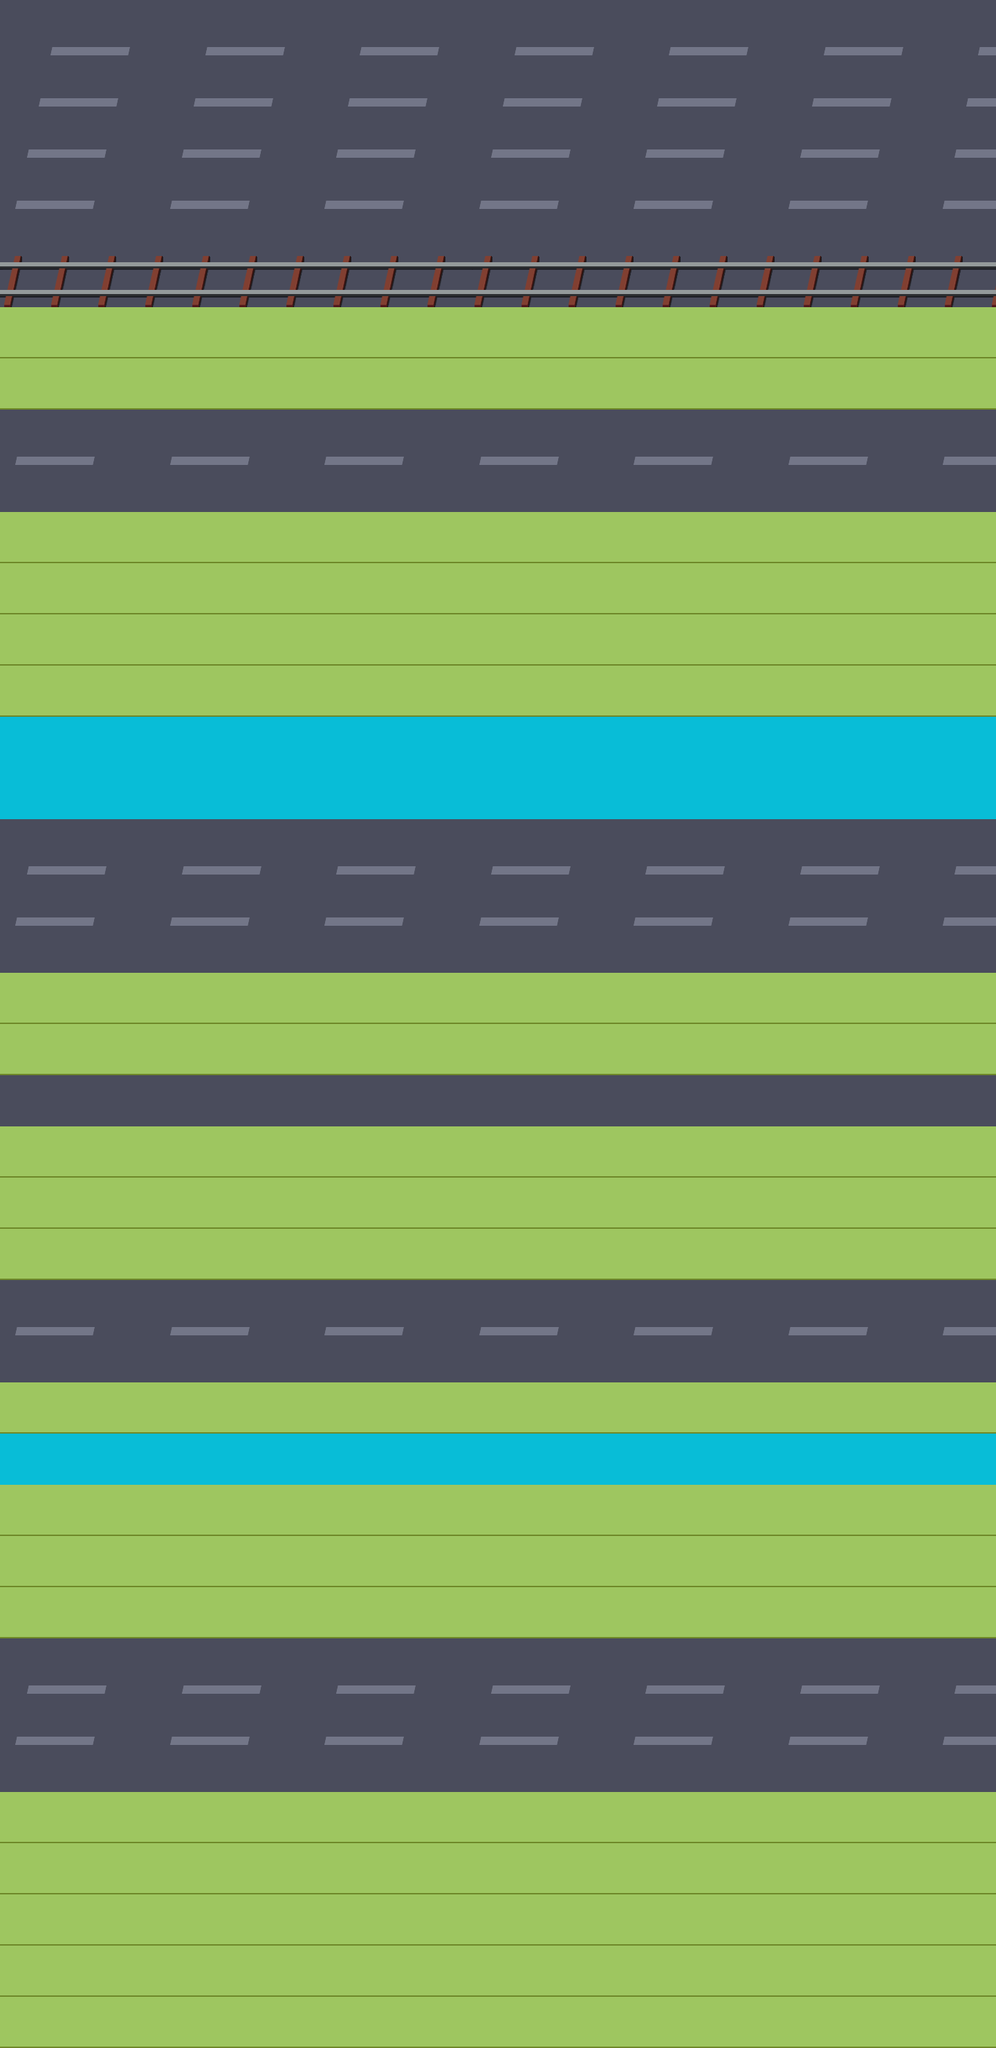

A 2D game scene composited from a Tiled map and its tileset images. What follows is a short description and the map's XML, with each tile layer's data collapsed to a summary:
An orthogonal 18x40 tile map with 80x74 px tiles, 1 tile layer (main), 2 hidden layers not drawn, 2 tilesets and 71 objects.

<map version="1.0" tiledversion="1.1.4" orientation="orthogonal" renderorder="right-down" width="18" height="40" tilewidth="80" tileheight="74" infinite="0" nextobjectid="181">
 <tileset firstgid="1" name="road" tilewidth="80" tileheight="74" tilecount="360" columns="18">
  <image source="road.png" width="1508" height="1480" />
 </tileset>
 <tileset firstgid="361" name="sup" tilewidth="80" tileheight="74" tilecount="84" columns="7">
  <image source="sup.png" width="560" height="888" />
 </tileset>
 <layer name="main" width="18" height="40" opacity="0.9">
  <data>[720 cells, 720 non-empty, 252 distinct tile ids]</data>
 </layer>
 <layer name="pro" width="18" height="40" visible="0">
  <data>[720 cells, 0 non-empty, 0 distinct tile ids]</data>
 </layer>
 <layer name="sup" width="18" height="40" visible="0">
  <data>[720 cells, 113 non-empty, 36 distinct tile ids]</data>
 </layer>
 <objectgroup name="car">
  <object id="13" x="1430" y="111">
   <properties>
    <property name="direction" value="1" />
    <property name="interval" value="5" />
    <property name="speed" value="2" />
    <property name="type" value="2" />
   </properties>
   <point />
  </object>
  <object id="14" x="10" y="703">
   <properties>
    <property name="direction" value="2" />
    <property name="interval" value="4" />
    <property name="speed" value="3" />
    <property name="type" value="2" />
   </properties>
   <point />
  </object>
  <object id="15" x="12.6667" y="333">
   <properties>
    <property name="direction" value="2" />
    <property name="interval" value="4" />
    <property name="speed" value="3" />
    <property name="type" value="2" />
   </properties>
   <point />
  </object>
  <object id="17" x="10" y="1369">
   <properties>
    <property name="direction" value="2" />
    <property name="interval" value="4" />
    <property name="speed" value="3" />
    <property name="type" value="1" />
   </properties>
   <point />
  </object>
  <object id="18" x="10" y="1295">
   <properties>
    <property name="direction" value="2" />
    <property name="interval" value="4" />
    <property name="speed" value="2.2" />
    <property name="type" value="1" />
   </properties>
   <point />
  </object>
  <object id="19" x="10" y="1591">
   <properties>
    <property name="direction" value="2" />
    <property name="interval" value="4" />
    <property name="speed" value="3" />
    <property name="type" value="1" />
   </properties>
   <point />
  </object>
  <object id="20" x="10" y="1887">
   <properties>
    <property name="direction" value="2" />
    <property name="interval" value="4" />
    <property name="speed" value="3" />
    <property name="type" value="2" />
   </properties>
   <point />
  </object>
  <object id="21" x="10" y="2405">
   <properties>
    <property name="direction" value="2" />
    <property name="interval" value="6" />
    <property name="speed" value="4" />
    <property name="type" value="1" />
   </properties>
   <point />
  </object>
  <object id="22" x="10" y="2553">
   <properties>
    <property name="direction" value="2" />
    <property name="interval" value="5" />
    <property name="speed" value="2" />
    <property name="type" value="2" />
   </properties>
   <point />
  </object>
  <object id="35" x="1430" y="37">
   <properties>
    <property name="direction" value="1" />
    <property name="interval" value="5" />
    <property name="speed" value="4" />
    <property name="type" value="2" />
   </properties>
   <point />
  </object>
  <object id="36" x="1430" y="185">
   <properties>
    <property name="direction" value="1" />
    <property name="interval" value="4" />
    <property name="speed" value="3" />
    <property name="type" value="1" />
   </properties>
   <point />
  </object>
  <object id="37" x="10" y="259">
   <properties>
    <property name="direction" value="1" />
    <property name="interval" value="5" />
    <property name="speed" value="2" />
    <property name="type" value="1" />
   </properties>
   <point />
  </object>
  <object id="38" x="1430" y="629">
   <properties>
    <property name="direction" value="1" />
    <property name="interval" value="4" />
    <property name="speed" value="3" />
    <property name="type" value="1" />
   </properties>
   <point />
  </object>
  <object id="40" x="1430" y="1221">
   <properties>
    <property name="direction" value="1" />
    <property name="interval" value="4" />
    <property name="speed" value="3" />
    <property name="type" value="1" />
   </properties>
   <point />
  </object>
  <object id="41" x="1430" y="1961">
   <properties>
    <property name="direction" value="1" />
    <property name="interval" value="4" />
    <property name="speed" value="3" />
    <property name="type" value="2" />
   </properties>
   <point />
  </object>
  <object id="43" x="1430" y="2479">
   <properties>
    <property name="direction" value="1" />
    <property name="interval" value="4" />
    <property name="speed" value="3" />
    <property name="type" value="2" />
   </properties>
   <point />
  </object>
 </objectgroup>
 <objectgroup name="items">
  <object id="161" x="560" y="2442" width="80" height="74">
   <properties>
    <property name="type" value="3" />
   </properties>
  </object>
  <object id="162" x="560" y="2664" width="80" height="74">
   <properties>
    <property name="type" value="3" />
   </properties>
  </object>
  <object id="163" x="82.0833" y="2072.33" width="238.5" height="74">
   <properties>
    <property name="direction" value="2" />
    <property name="time" value="3.8" />
    <property name="type" value="1" />
   </properties>
  </object>
  <object id="164" x="1192.87" y="1108.45" width="238.5" height="74">
   <properties>
    <property name="direction" value="1" />
    <property name="time" value="3.5" />
    <property name="type" value="1" />
   </properties>
  </object>
  <object id="165" x="320" y="1036" width="80" height="74">
   <properties>
    <property name="type" value="5" />
   </properties>
  </object>
  <object id="166" x="796" y="1038" width="80" height="74">
   <properties>
    <property name="type" value="5" />
   </properties>
  </object>
  <object id="167" x="1356" y="1040" width="80" height="74">
   <properties>
    <property name="type" value="5" />
   </properties>
  </object>
  <object id="168" x="560" y="1110">
   <properties>
    <property name="type" value="6" />
   </properties>
   <point />
  </object>
  <object id="169" x="560" y="1184">
   <properties>
    <property name="type" value="6" />
   </properties>
   <point />
  </object>
  <object id="170" x="800" y="370" width="80" height="74">
   <properties>
    <property name="type" value="4" />
   </properties>
  </object>
  <object id="173" x="800" y="2146" width="80" height="74">
   <properties>
    <property name="type" value="3" />
   </properties>
  </object>
  <object id="174" x="560" y="1628" width="80" height="74">
   <properties>
    <property name="type" value="3" />
   </properties>
  </object>
  <object id="175" x="1040" y="1258" width="80" height="74">
   <properties>
    <property name="type" value="3" />
   </properties>
  </object>
  <object id="176" x="560" y="592" width="80" height="74">
   <properties>
    <property name="type" value="3" />
   </properties>
  </object>
  <object id="177" x="1040" y="148" width="80" height="74">
   <properties>
    <property name="type" value="3" />
   </properties>
  </object>
  <object id="178" x="480" y="74" width="80" height="74">
   <properties>
    <property name="type" value="3" />
   </properties>
  </object>
  <object id="179" x="720" y="2146">
   <properties>
    <property name="type" value="6" />
   </properties>
   <point />
  </object>
  </objectgroup>
 <objectgroup name="man">
  <!-- 37 objects omitted --></objectgroup>
 <objectgroup name="tree">
  <!-- 36 objects omitted --></objectgroup>
</map>
<!-- 38 of 71 objects omitted -->